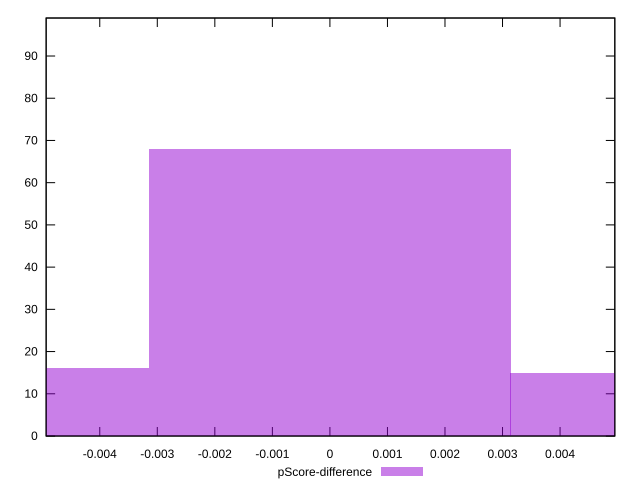

The script that saved this image:
reset

$pScoreDifference <<EOF
0.0062773778175145385 15
0 68
-0.0062773778175145385 16
EOF

set key outside below
set boxwidth 0.0062773778175145385
set xrange [-0.004931822957321863:0.004951707034809072]
set yrange [0:99]
set trange [0:99]
set style fill transparent solid 0.5 noborder
set terminal svg size 640, 490 enhanced background rgb 'white'
set output "reports/report_00027_2021-02-24T12-40-31.850Z/max-potential-fid/samples/card/pScore-difference/histogram.svg"

plot $pScoreDifference title "pScore-difference" with boxes

reset
